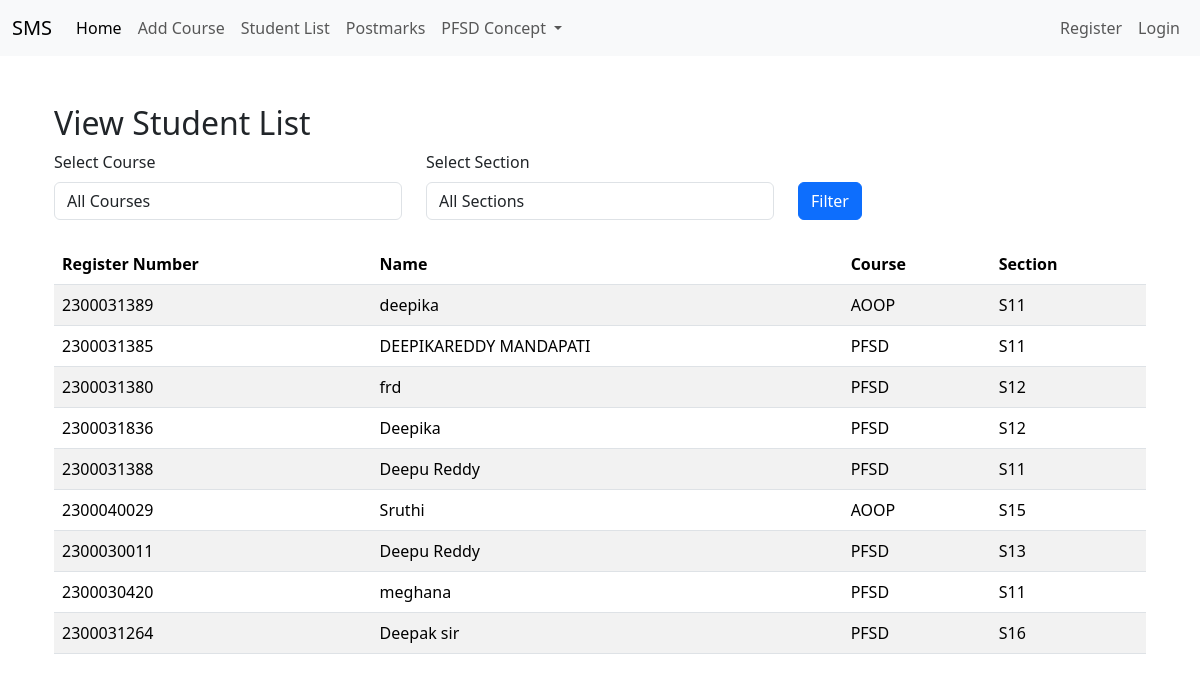
The app's page /facultyapp/view_student_list/ with its own data.
### adminapp/models.py (models this page shows, shortened)
class StudentList(models.Model):
    Register_Number = models.CharField(max_length=100)
    Name = models.CharField(max_length=100)
    user=models.OneToOneField(User,on_delete=models.CASCADE,null=True)

### facultyapp/models.py (models this page shows, shortened)
class AddCourse(models.Model):
    COURSE_CHOICES =[
        ('AOOP' , 'ADVANCED OBJECT ORIENTED PROGRAMMING'),
        ('PFSD', 'PYTHON FULL STACK DEVELOPMENT'),
    ]
    SECTION_CHOICES=[
        ('S11','SECTION S11'),
        ('S12', 'SECTION S12'),
        ('S13', 'SECTION S13'),
        ('S14', 'SECTION S14'),
        ('S15', 'SECTION S15'),
        ('S16', 'SECTION S16'),
        ('S17', 'SECTION S17'),
    ]
    student = models.ForeignKey(StudentList, on_delete= models.CASCADE)
    course=models.CharField(max_length=50, choices = COURSE_CHOICES)
    section = models.CharField(max_length=50, choices=SECTION_CHOICES)

### facultyapp/views.py (the view)
# urls.py: path('view_student_list/', views.view_student_list, name='view_student_list'),
def view_student_list(request):
    course = request.GET.get('course')
    section = request.GET.get('section')
    student_courses = AddCourse.objects.all()
    if course:
        student_courses = student_courses.filter(course=course)
    if section:
        student_courses = student_courses.filter(section=section)
    students = StudentList.objects.filter(id__in=student_courses.values('student_id'))
    course_choices = AddCourse.COURSE_CHOICES
    section_choices = AddCourse.SECTION_CHOICES
    context = {
        'students': students,
        'course_choices': course_choices,
        'section_choices': section_choices,
        'selected_course': course,
        'selected_section': section,
    }
    return render(request, 'facultyapp/view_student_list.html', context)

### template/facultyapp/view_student_list.html (shortened to what this page needs)
{% extends 'Navbar/FacultyNavbar.html' %}
{% load static %}
{% block body %}
    <div class="container mt-5">
        <h2>View Student List</h2>
        <form method="get" class="mb-4">
            <div class="row">
                <div class="col-md-4">
                    <label for="course" class="form-label">Select Course</label>
                    <select name="course" id="course" class="form-control">
                        <option value="">All Courses</option>
                    </select>
                </div>
                <div class="col-md-4">
                    <label for="section" class="form-label">Select Section</label>
                    <select name="section" id="section" class="form-control">
                        <option value="">All Sections</option>
                    </select>
                </div>
                <div class="col-md-4 mt-4">
                    <button type="submit" class="btn btn-primary mt-2">Filter</button>
                </div>
            </div>
        </form>
        <table class="table table-striped">
            <thead>
                <tr>
                    <th>Register Number</th>
                    <th>Name</th>
                    <th>Course</th>
                    <th>Section</th>
                </tr>
            </thead>
            <tbody>
                {% if students %}
                    {% for student in students %}
                        <tr>
                            <td>{{ student.Register_Number }}</td>
                            <td>{{ student.Name }}</td>
                            <td>{{ student.addcourse_set.first.course }}</td>
                            <td>{{ student.addcourse_set.first.section }}</td>
                        </tr>
                    {% endfor %}
                {% else %}
                    <tr>
                        <td colspan="4" class="text-center">No students found.</td>
                    </tr>
                {% endif %}
            </tbody>
        </table>
    </div>
{% endblock %}

### template/Navbar/FacultyNavbar.html (shortened to what this page needs)
<!DOCTYPE html>
<html lang="en">
<head>
    <link href="https://cdn.jsdelivr.net/npm/bootstrap@5.3.3/dist/css/bootstrap.min.css" rel="stylesheet">
</head>
<body>
<nav class="navbar navbar-expand-lg navbar-light bg-light">
  <div class="container-fluid">
    <a class="navbar-brand" href="{% url 'facultyapp:facultyHomePage' %}">SMS</a>
    <div class="collapse navbar-collapse" id="navbarNavDropdown">
      <ul class="navbar-nav">
        <li class="nav-item">
          <a class="nav-link active" aria-current="page" href="#">Home</a>
        </li>
        <li class="nav-item">
          <a class="nav-link" href="{% url 'facultyapp:add_course' %}">Add Course</a>
        </li>
        <li class="nav-item">
          <a class="nav-link" href="{% url 'facultyapp:view_student_list' %}">Student List</a>
        </li>
        <li class="nav-item">
          <a class="nav-link"href="{% url 'facultyapp:post_marks' %}">Postmarks</a>
        </li>
        <li class="nav-item dropdown">
          <a class="nav-link dropdown-toggle" href="#" id="navbarDropdownMenuLink" role="button" data-bs-toggle="dropdown" aria-expanded="false">
            PFSD Concept
          </a>
        </li>
      </ul>
    </div>
    <ul class="navbar-nav ms-auto">
      {% if user.is_authenticated %}
        <li class="nav-item">
          <span class="nav-link">Welcome, {{ user.username }}</span>
        </li>
        <form method="POST" action="{% url 'logout' %}" class="d-inline">
          {% csrf_token %}
          <button type="submit" class="btn btn-primary">Logout</button>
        </form>
      {% else %}
        <li class="nav-item">
          <a class="nav-link" href="{% url 'UserRegisterPageCall' %}">Register</a>
        </li>
        <li class="nav-item">
          <a class="nav-link" href="{% url 'UserLoginLogic' %}">Login</a>
        </li>
      {% endif %}
    </ul>
  </div>
</nav>
<div class="container mt-5">
  {% block body %}
  {% endblock %}
</div>
</body>
</html>

### records on screen
StudentList: Register_Number "2300031389", Name "deepika", addcourse_set.first.course "AOOP", addcourse_set.first.section "S11"
StudentList: Register_Number "2300031385", Name "DEEPIKAREDDY MANDAPATI", addcourse_set.first.course "PFSD", addcourse_set.first.section "S11"
StudentList: Register_Number "2300031380", Name "frd", addcourse_set.first.course "PFSD", addcourse_set.first.section "S12"
StudentList: Register_Number "2300031836", Name "Deepika", addcourse_set.first.course "PFSD", addcourse_set.first.section "S12"
StudentList: Register_Number "2300031388", Name "Deepu Reddy", addcourse_set.first.course "PFSD", addcourse_set.first.section "S11"
StudentList: Register_Number "2300040029", Name "Sruthi", addcourse_set.first.course "AOOP", addcourse_set.first.section "S15"
StudentList: Register_Number "2300030011", Name "Deepu Reddy", addcourse_set.first.course "PFSD", addcourse_set.first.section "S13"
StudentList: Register_Number "2300030420", Name "meghana", addcourse_set.first.course "PFSD", addcourse_set.first.section "S11"
StudentList: Register_Number "2300031264", Name "Deepak sir", addcourse_set.first.course "PFSD", addcourse_set.first.section "S16"
